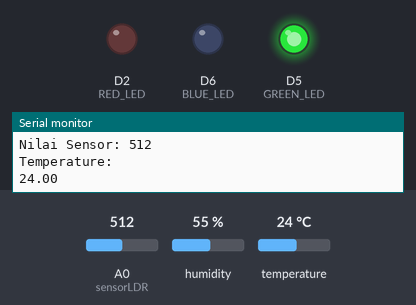
A program run on a simulated ESP8266 (NodeMCU). Shown: output pins drawn as LEDs (lit = HIGH), the last lines printed to the serial monitor. Dashed ring = blinking. The test bench sets the inputs (shaded band); at power-on: A0 (sensorLDR) = 512, temperature 24 °C, humidity 55 %.

Above: at 4.2 s.
4.3 s: A0 (sensorLDR) set to 688
8.1 s: A0 (sensorLDR) set to 709
At 11.8 s:
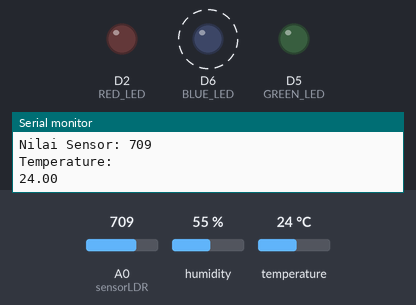
12.0 s: A0 (sensorLDR) set to 690
At 14.6 s:
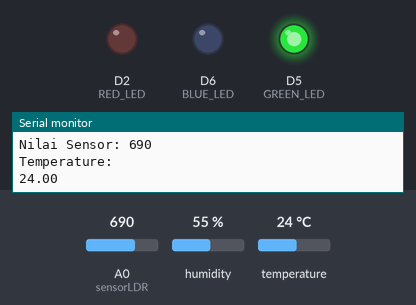
15.8 s: temperature set to 29 °C
19.6 s: temperature set to 32 °C
At 20.9 s:
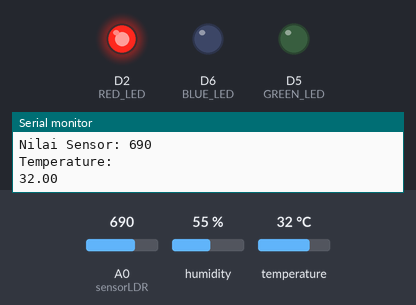
23.4 s: temperature set to 12 °C
At 26.0 s:
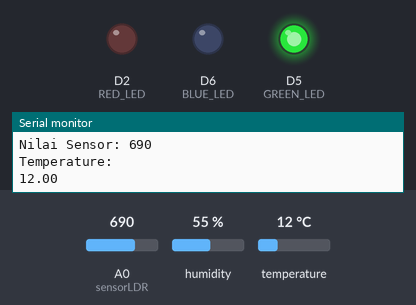
Timing chart, 0 to 27.5 s (numbered marks = the images above; inputs shaded):
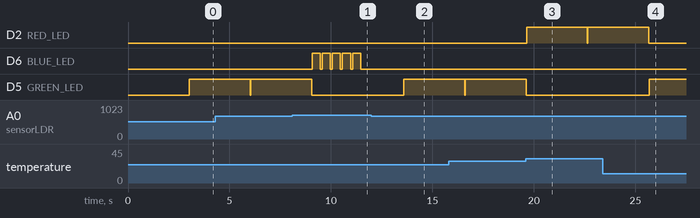

The program:

main.cpp
```cpp
#include <Arduino.h>
#include <DHT.h>

#define sensorLDR A0
int nilaiSensor;

#define RED_LED D2   //led warna merah
#define GREEN_LED D5 //led warna hijau
#define BLUE_LED D6  //led warna biru

#define DHTTYPE DHT11

DHT dht(D7, DHTTYPE);

void setup()
{
  Serial.begin(115200);
  pinMode(RED_LED, OUTPUT); //atur pin-pin digital sebagai output
  pinMode(GREEN_LED, OUTPUT);
  pinMode(BLUE_LED, OUTPUT);
  Serial.println("Penggunaan Sensor LDR & DHT11 Smart Home");
  delay(3000);
}

void loop()
{
  digitalWrite(RED_LED, LOW);
  digitalWrite(GREEN_LED, LOW);
  digitalWrite(BLUE_LED, LOW);
  float celcius = dht.readTemperature();
  nilaiSensor = analogRead(sensorLDR);
  Serial.print("Nilai Sensor: ");
  Serial.println(nilaiSensor);

  if (isnan(celcius)) // Jika gagal baca suhu
  {
    // lampu hijau menyala
    Serial.println("Failed to read from DHT sensor!");
    digitalWrite(RED_LED, LOW);
    digitalWrite(GREEN_LED, HIGH);
    digitalWrite(BLUE_LED, LOW);
  }
  else
  {
    Serial.println(F("Temperature: "));
    Serial.println(celcius);
    if (nilaiSensor > 700 && celcius <= 30.00) // Jika cahaya redup dan suhu dingin
    {
      // biru kedip"
      for (int x = 0; x < 5; x++)
      {
        digitalWrite(BLUE_LED, HIGH); // LED nyala
        delay(400);                   // delay selama 400ms
        digitalWrite(BLUE_LED, LOW);  // LED mati
        delay(100);                   // delay selama 100ms
      }
    }
    else if (nilaiSensor < 700 && celcius > 30.00) // Jika Cahaya terang dan suhu tergolong tinggi
    {
      // merah menyala
      digitalWrite(RED_LED, HIGH);
      delay(1000);
    }
    else // Jika tidak memenuhi kondisi diatas
    {
      //lampu hijau menyala
      digitalWrite(GREEN_LED, HIGH);
      delay(1000);
    }
  }
  delay(2000);
}
```

Measured:
- the behaviour switches between 700 and 701 on A0 (sensorLDR) (found by bisection; images 0 and 1)
- the behaviour switches between 30 and 31 °C on temperature (found by bisection; images 2 and 3)
- after the input at 8.1 s, D6 (BLUE_LED): alternates HIGH for 0.40 s and LOW for 0.10 s, starting after 0.97 s; D5 (GREEN_LED): goes on until 9.0 s, then stays LOW
- after the input at 12.0 s, D6 (BLUE_LED): stops changing and stays LOW; D5 (GREEN_LED): LOW → HIGH after 1.6 s
- after the input at 19.6 s, D2 (RED_LED): LOW → HIGH at once, → LOW 3.0 s later, → HIGH 0.02 s later; D5 (GREEN_LED): goes on until 19.6 s, then stays LOW
- after the input at 23.4 s, D2 (RED_LED): goes on until 25.7 s, then stays LOW; D5 (GREEN_LED): LOW → HIGH after 2.3 s
